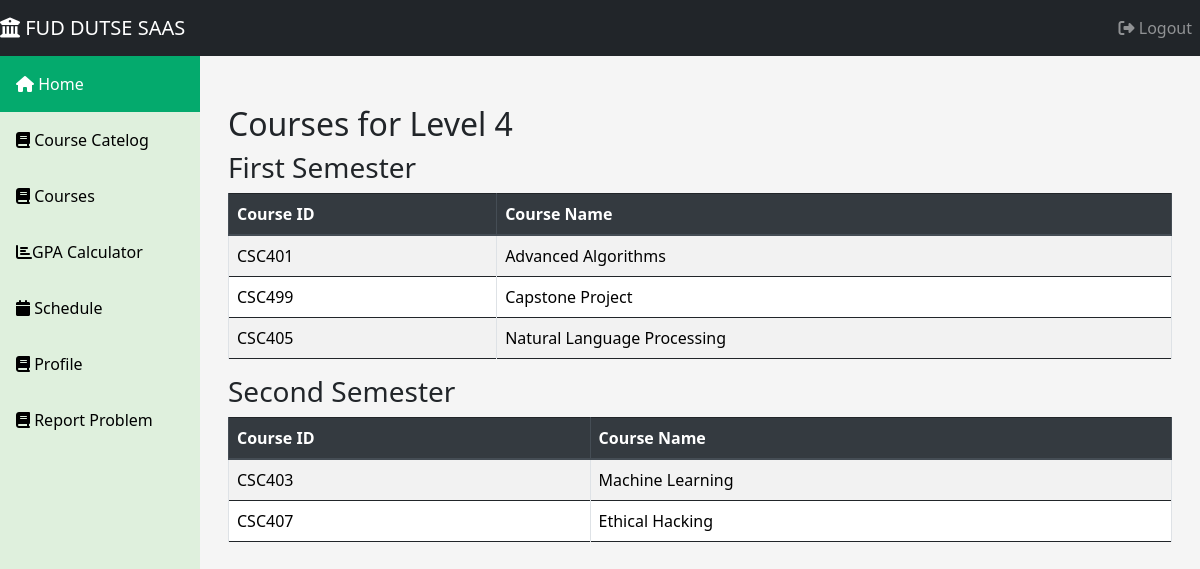
The app's page /course.php (signed in) with its own data.
### tables this page shows
CREATE TABLE `students` (
  `Reg_number` varchar(50) NOT NULL,
  `advisor_id` int(11) NOT NULL,
  `Fullname` varchar(225) NOT NULL,
  `department_name` varchar(50) NOT NULL,
  `Academic_Level` varchar(50) NOT NULL,
  `email` varchar(255) NOT NULL,
  `password` varchar(255) NOT NULL,
  `reset_token` varchar(255) DEFAULT NULL,
  `reset_token_expiry` int(11) DEFAULT NULL,
  `created_at` timestamp NOT NULL DEFAULT current_timestamp(),
  `image` varchar(225) NOT NULL,
  `student_ID` int(11) NOT NULL,
  `message` varchar(225) NOT NULL
);

CREATE TABLE `courseregistration` (
  `id` int(11) NOT NULL,
  `program` varchar(255) DEFAULT NULL,
  `Academic_Level` varchar(11) DEFAULT NULL,
  `course_name` varchar(255) DEFAULT NULL,
  `course_code` varchar(20) DEFAULT NULL,
  `department` varchar(255) DEFAULT NULL,
  `credit_unit` int(11) DEFAULT NULL,
  `academic_session` varchar(50) DEFAULT NULL,
  `academic_semester` varchar(20) DEFAULT NULL,
  `advisor_id` int(11) DEFAULT NULL
);

### course.php (the view, shortened to what this page needs)
<?php
require_once 'db_connect.php';
$regNumber = $_SESSION['Reg_number'];
$query = "SELECT * FROM students WHERE Reg_number = '$regNumber'";
$result = mysqli_query($conn, $query);
$userData = mysqli_fetch_assoc($result);
$academicYear = $userData['Academic_Level'];
$courseQuery = "SELECT * FROM courseregistration WHERE academic_level = '$academicYear'";
$courseResult = mysqli_query($conn, $courseQuery);
$courseData = array();
if ($courseResult) {
    while ($row = mysqli_fetch_assoc($courseResult)) {
        $courseData[] = $row;
    }
}
?>
<!DOCTYPE html>
<html lang="en">
<head>
   <link rel="stylesheet" href="https://cdnjs.cloudflare.com/ajax/libs/font-awesome/6.0.0-beta3/css/all.min.css">
   <link rel="stylesheet" href="https://maxcdn.bootstrapcdn.com/bootstrap/4.5.2/css/bootstrap.min.css">
    <link rel="stylesheet" href="https://cdnjs.cloudflare.com/ajax/libs/font-awesome/6.1.0/css/all.min.css">
    <link href="https://cdn.jsdelivr.net/npm/bootstrap@5.3.1/dist/css/bootstrap.min.css" rel="stylesheet">
    <link rel="stylesheet" href="https://cdnjs.cloudflare.com/ajax/libs/font-awesome/6.0.0-beta3/css/all.min.css">
<link rel="stylesheet" href="style1.css">
</head>
<body>
<header>
<div class="navbar navbar-expand-lg navbar-dark bg-dark">
  <a class="navbar-brand" href="#">
    <i class="fas fa-university"></i> <span class="bold-text">FUD DUTSE</span>
    SAAS
  </a>
  <ul class="navbar-nav ml-auto">
    <li class="nav-item">
      <a href="logout.php" class="nav-link">
        <i class="fas fa-sign-out-alt"></i> Logout
      </a>
    </li>
  </ul>
</div>
        <nav class="sidebar">
        <a href="dashboard.php" class="active"><i class="fas fa-home"></i> Home</a>
        <a href="courses.php"><i class="fas fa-book"></i> Course Catelog</a>
        <a href="course.php"><i class="fas fa-book"></i> Courses</a>
        <a href="gpa.php"><i class="fas fa-chart-bar"></i>GPA Calculator</a>
        <a href="schedule_appoinement1.php"><i class="fas fa-calendar"></i> Schedule</a>
        <a href="profile.php"><i class="fas fa-book"></i> Profile</a>
        <a href="report.php"><i class="fas fa-book"></i> Report Problem</a>
        </nav>
    <div class="content">
  <div class="container mt-5">
   <h2>Courses for <?php echo $academicYear; ?></h2>
   <?php
   if (!empty($courseData)) {
      echo '<h3>First Semester</h3>';
      echo '<div class="table-responsive">';
      echo '<table class="table table-striped table-bordered">';
      echo '<thead class="thead-dark">';
      echo '<tr><th>Course ID</th><th>Course Name</th></tr>';
      echo '</thead>';
      echo '<tbody>';
      foreach ($courseData as $course) {
         if ($course['academic_semester'] == 'First') {
            echo '<tr>';
            echo '<td>' . $course['course_code'] . '</td>';
            echo '<td>' . $course['course_name'] . '</td>';
            echo '</tr>';
         }
      }
      echo '</tbody>';
      echo '</table>';
      echo '</div>';
      echo '<h3>Second Semester</h3>';
      echo '<div class="table-responsive">';
      echo '<table class="table table-striped table-bordered">';
      echo '<thead class="thead-dark">';
      echo '<tr><th>Course ID</th><th>Course Name</th></tr>';
      echo '</thead>';
      echo '<tbody>';
      foreach ($courseData as $course) {
         if ($course['academic_semester'] == 'Second') {
            echo '<tr>';
            echo '<td>' . $course['course_code'] . '</td>';
            echo '<td>' . $course['course_name'] . '</td>';
            echo '</tr>';
         }
      }
      echo '</tbody>';
      echo '</table>';
      echo '</div>';
   } else {
      echo '<p>No courses found for this academic year.</p>';
   }
   ?>
</div>
</body>
</html>

### style1.css (style rules this page uses)
body { background-color: whitesmoke; }
.sidebar { margin: 0; padding: 0; width: 200px; background-color: #dff0dd; position: fixed; height: 100%; overflow: auto; }
.sidebar a { display: block; color: black; padding: 16px; text-decoration: none; }
.sidebar a.active { background-color: #04AA6D; color: white; }
div.content { margin-left: 200px; padding: 1px 16px; height: 1000px; background-color: whitesmoke; }
table { width: 100%; border-collapse: collapse; border: 4px solid #ccc; }
table th { background-color: #04AA6D; color:#ccc; }

### course.php (style rules this page uses)
.content { background-color: whitesmoke; }
th { background-color: #04AA6D; }

### records on screen
students: Academic_Level "Level 4"
courseregistration: course_code "CSC401", course_name "Advanced Algorithms"
courseregistration: course_code "CSC499", course_name "Capstone Project"
courseregistration: course_code "CSC405", course_name "Natural Language Processing"
courseregistration: course_code "CSC403", course_name "Machine Learning"
courseregistration: course_code "CSC407", course_name "Ethical Hacking"
